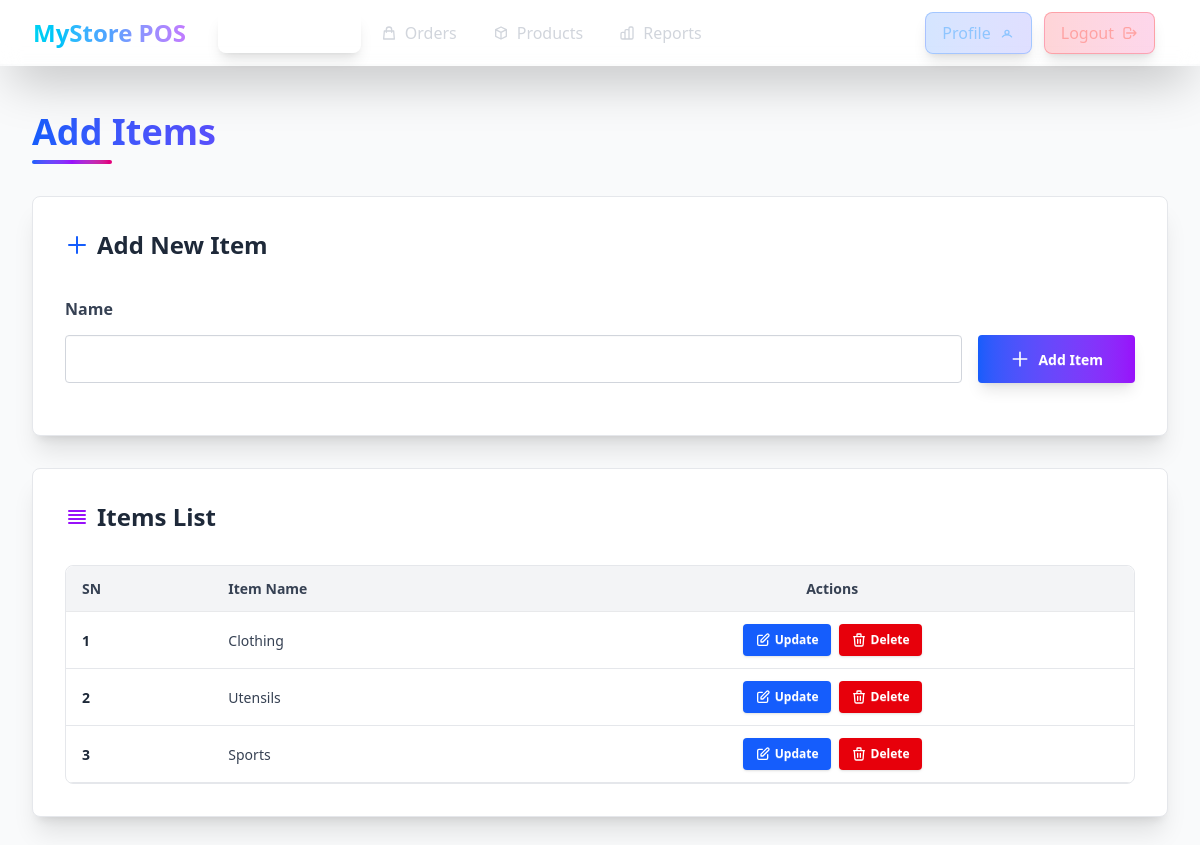
/shop/item_list/ (signed in), run on an earlier commit of the app's database.
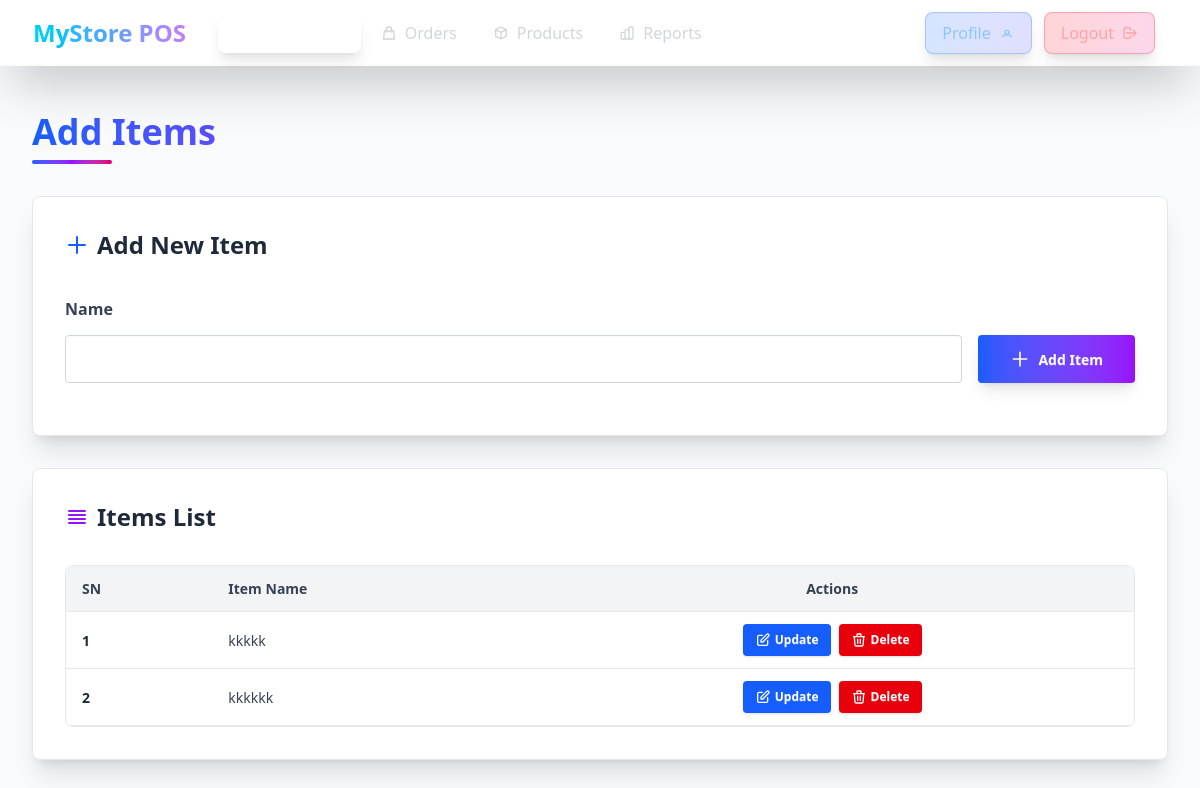
And on a later commit of the database.
### shop/models.py (models this page shows, shortened)
class Item(models.Model):
    name=models.CharField(max_length=100)
    shop=models.ForeignKey(Shop, on_delete=models.CASCADE, related_name='items')
    class Meta:
        unique_together = ('name', 'shop')

### shop/views.py (the view, shortened to what this page needs)
# urls.py: path("item_list/", views.item_list, name="item_list"),
def item_list(request):
    form=ItemForm(request.POST,request=request)
    form=ItemForm()
    item_list=request.user.shop.items.all()
    context={"form":form,"item_list":item_list}
    return render(request, "shop/item-form.html", context)

### shop/forms.py (shortened to what this page needs)
class ItemForm(forms.ModelForm):
    class Meta:
        model = Item
        fields = ['name']
    def __init__(self, *args, **kwargs):
        self.request = kwargs.pop("request") if "request" in kwargs else None
        super().__init__(*args, **kwargs)

### common/templatetags/form_extras.py (called while the page is built)
@register.filter
def add_class(field, css_class):
    if not isinstance(field, BoundField):
        return field
    existing_classes = field.field.widget.attrs.get("class", "")
    if existing_classes:
        new_classes = f"{existing_classes} {css_class}"
    else:
        new_classes = css_class
    field_copy = field
    field_copy.field.widget.attrs["class"] = new_classes
    return field_copy

### shop/templates/shop/item-form.html (shortened to what the changed rows need)
{% extends 'base.html' %}
{% load form_extras %}
{% block content %}
<main class="min-h-screen flex flex-col gap-8 p-4 md:p-6 lg:p-8 w-full mt-16 bg-gray-50 dark:bg-gray-900" id="main">
    <div class="relative pt-4">
        <h1 class="text-3xl md:text-4xl font-bold mb-2 bg-gradient-to-r from-blue-600 via-purple-600 to-pink-600 bg-clip-text text-transparent">
        </h1>
    </div>
    <div class="flex flex-col gap-6 lg:gap-8 max-w-7xl w-full mx-auto">
        <div class="w-full">
            <div class="card bg-white dark:bg-gray-800 shadow-xl border border-gray-200 dark:border-gray-700 hover:shadow-2xl transition-shadow duration-300">
                <div class="card-body p-6 md:p-8">
                    <h2 class="text-2xl font-bold mb-6 flex items-center gap-2 text-gray-800 dark:text-gray-100">
                        <svg xmlns="http://www.w3.org/2000/svg" class="h-6 w-6 text-blue-600 dark:text-blue-400" fill="none" viewBox="0 0 24 24" stroke="currentColor">
                            <path stroke-linecap="round" stroke-linejoin="round" stroke-width="2" d="M12 4v16m8-8H4" />
                        </svg>
                        Add New Item
                    </h2>
                </div>
            </div>
        </div>
        <div class="w-full">
            <div class="card bg-white dark:bg-gray-800 shadow-xl border border-gray-200 dark:border-gray-700 hover:shadow-2xl transition-shadow duration-300">
                <div class="card-body p-6 md:p-8">
                    <h2 class="text-2xl font-bold mb-6 flex items-center gap-2 text-gray-800 dark:text-gray-100">
                        <svg xmlns="http://www.w3.org/2000/svg" class="h-6 w-6 text-purple-600 dark:text-purple-400" fill="none" viewBox="0 0 24 24" stroke="currentColor">
                            <path stroke-linecap="round" stroke-linejoin="round" stroke-width="2" d="M4 6h16M4 10h16M4 14h16M4 18h16" />
                        </svg>
                        Items List
                    </h2>
                    <div class="overflow-x-auto rounded-lg border border-gray-200 dark:border-gray-700">
                        <table class="table w-full">
                            <thead>
                                <tr class="bg-gray-100 dark:bg-gray-700">
                                    <th class="rounded-tl-lg text-gray-700 dark:text-gray-300">SN</th>
                                    <th class="text-gray-700 dark:text-gray-300">Item Name</th>
                                    <th class="rounded-tr-lg text-center text-gray-700 dark:text-gray-300">Actions</th>
                                </tr>
                            </thead>
                            <tbody id="item-list">
                                {% for item in item_list %}
                                <tr id="item-{{ item.id }}" class="hover:bg-gray-50 dark:hover:bg-gray-700 transition-colors duration-150 border-b border-gray-200 dark:border-gray-700">
                                    <th class="font-semibold text-gray-800 dark:text-gray-200">{{ forloop.counter }}</th>
                                    <td class="font-medium text-gray-700 dark:text-gray-300">{{ item.name }}</td>
                                    <td>
                                        <div class="flex gap-2 justify-center flex-wrap">
                                            <button class="btn btn-sm bg-blue-600 hover:bg-blue-700 text-white border-0 gap-1 shadow hover:shadow-md transition-all duration-200">
                                                <svg xmlns="http://www.w3.org/2000/svg" class="h-4 w-4" fill="none" viewBox="0 0 24 24" stroke="currentColor">
                                                    <path stroke-linecap="round" stroke-linejoin="round" stroke-width="2" d="M11 5H6a2 2 0 00-2 2v11a2 2 0 002 2h11a2 2 0 002-2v-5m-1.414-9.414a2 2 0 112.828 2.828L11.828 15H9v-2.828l8.586-8.586z" />
                                                </svg>
                                                Update
                                            </button>
                                            <button data-item-id="{{ item.id }}"
                                                class="btn btn-sm bg-red-600 hover:bg-red-700 text-white border-0 gap-1 shadow hover:shadow-md transition-all duration-200"
                                                onclick="delete_item(this)">
                                                <svg xmlns="http://www.w3.org/2000/svg" class="h-4 w-4" fill="none" viewBox="0 0 24 24" stroke="currentColor">
                                                    <path stroke-linecap="round" stroke-linejoin="round" stroke-width="2" d="M19 7l-.867 12.142A2 2 0 0116.138 21H7.862a2 2 0 01-1.995-1.858L5 7m5 4v6m4-6v6m1-10V4a1 1 0 00-1-1h-4a1 1 0 00-1 1v3M4 7h16" />
                                                </svg>
                                                Delete
                                            </button>
                                        </div>
                                    </td>
                                </tr>
                                {% endfor %}
                            </tbody>
                        </table>
                    </div>
                </div>
            </div>
        </div>
    </div>
</main>
{% endblock content %}

What changed in the data, as far as the page shows it:
removed Item: name "Clothing"
removed Item: name "Utensils"
removed Item: name "Sports"
added Item: name "kkkkk"
added Item: name "kkkkkk"
